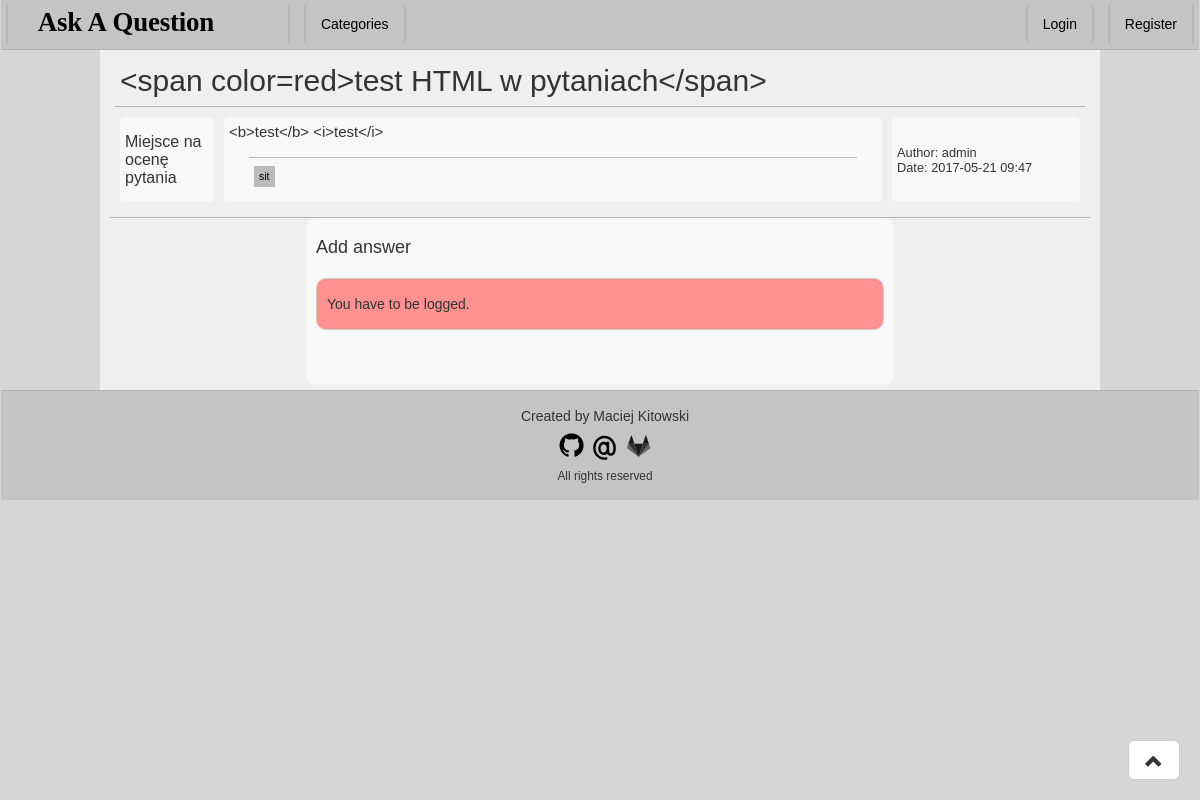
The page /question/80 on the database as committed earlier.
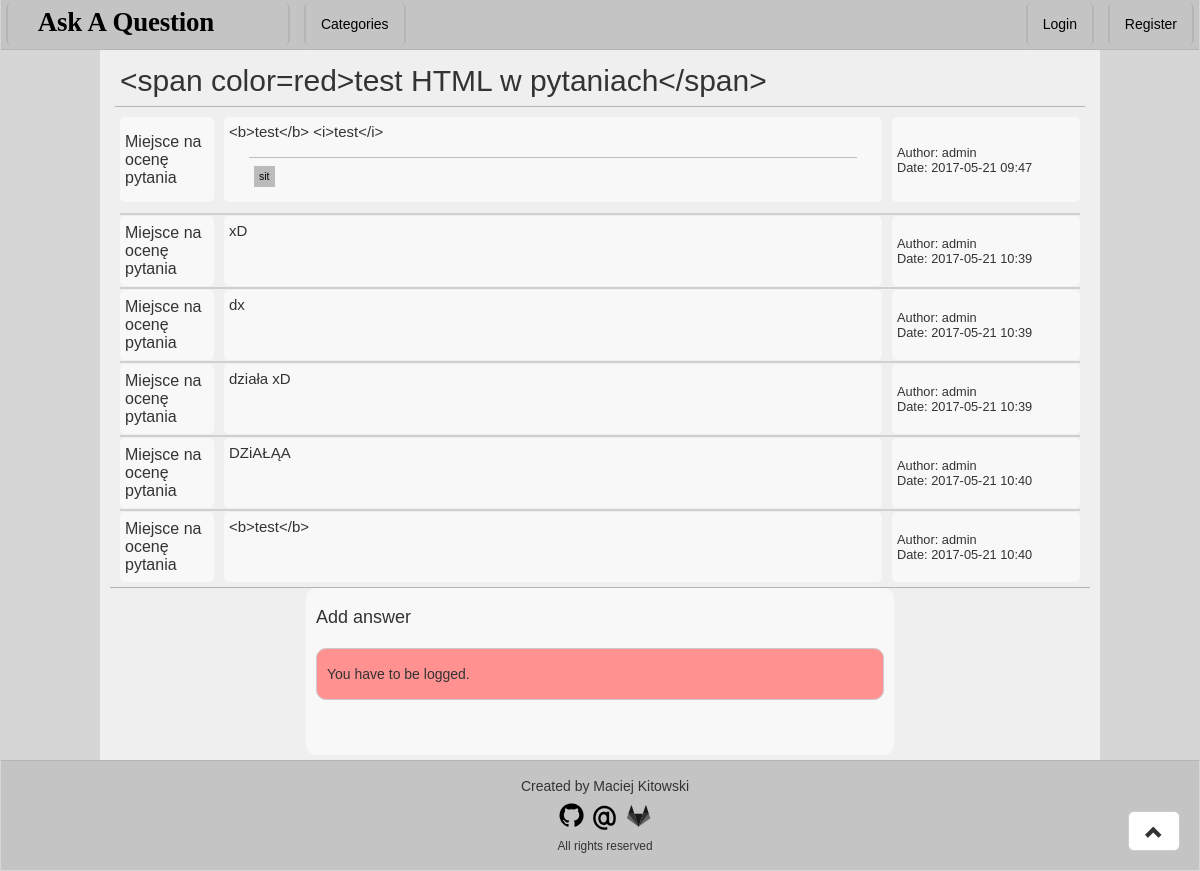
The same page on the database as committed later.
### Question/models.py (models this page shows, shortened)
class Question(models.Model):
    author = models.ForeignKey(User)
    title = models.CharField('Title', max_length = 255)
    askDate = models.DateTimeField('Ask Date', auto_now_add=True)
    content = models.TextField('Content')
    views = models.PositiveIntegerField('Views', default=0)
    votes = models.IntegerField('Votes', default=0)
    categories = models.ManyToManyField(Category, verbose_name = 'Categories', blank = True)
    answers = models.ManyToManyField(Answer, verbose_name = 'Answers', blank = True)
    class Meta:
        verbose_name = 'Question'
        verbose_name_plural = 'Questions'

class Category(models.Model):
    name = models.SlugField('Name')
    class Meta:
        verbose_name = 'Category'
        verbose_name_plural = 'Categories'
    def __unicode__(self):
        return self.name
    def countReferences(obj):
        return Question.objects.filter(categories__in=[obj]).count()
    countReferences.short_description = 'References'

class Answer(models.Model):
    author = models.ForeignKey(User)
    answerDate = models.DateTimeField('Answer Date', auto_now_add=True)
    content = models.TextField('Content')
    votes = models.IntegerField('Votes', default=0)
    class Meta:
        verbose_name = 'Answer'
        verbose_name_plural = 'Answers'

### Question/views.py (the view, shortened to what this page needs)
# urls.py: url(r'^question/(?P<pk>[\d]+)', views.QuestionView.as_view(), name='question'),
class QuestionView(generic.DetailView):
    template_name = 'question.html'
    model = models.Question
    def get_context_data(self, **kwargs):
        context = super(QuestionView, self).get_context_data(**kwargs)
        return context

### Question/templates/question.html (shortened to what this page needs)
{% extends 'base.html' %}
{% load staticfiles %}
{% block CSS %}
    <link rel="stylesheet" href="{% static 'css/question.css' %}">
{% endblock %}
{% block content %}
    <div id="question">
        <div id="title">
            {{ question.title }}
        </div>
        <table>
            <tr>
                <td class="votes">
                    Miejsce na ocenę pytania
                </td>
                <td class="content">
                    {{ question.content }}
                    <div id="questionCategories">
                        {% for cat in question.categories.all %}
                            <a href = "/category/{{ cat }}/1" class = "category">{{ cat }}</a>
                        {% endfor %}
                    </div>
                </td>
                <td class="details">
                    <div class="author"> Author: {{ question.author }} </div>
                    <div class="date"> Date: {{ question.askDate|date:'Y-m-d H:i' }} </div>
                </td>
            </tr>
        </table>
    </div>
    <div id="answers">
        {% for ans in question.answers.all %}
            <table>
                <tr>
                    <td class="votes">
                        Miejsce na ocenę pytania
                    </td>
                    <td class="content">
                        {{ ans.content }}
                    </td>
                    <td class="details">
                        <div class="author"> Author: {{ ans.author }} </div>
                        <div class="date"> Date: {{ ans.answerDate|date:'Y-m-d H:i' }} </div>
                    </td>
                </tr>
                <hr/>
            </table>
        {% endfor %}
    </div>
    <div id="answerForm">
        <h4>Add answer</h4>
        {% if user.is_authenticated %}
            <form method="post" action="">
                {% csrf_token %}
                <div class="input-group">
                    <div class="input-group-addon"><i class="glyphicon glyphicon-pencil"></i></div>
                    <textarea class="form-control" rows="2" name="answer"></textarea>
                </div>
                <div class="SubmitButton">
                    <button type="submit" class="btn btn-primary" value="login">Send</button>
                </div>
            </form>
        {% else %}
            <div class="Error"> You have to be logged.</div>
        {% endif %}
    </div>
{% endblock %}

### Question/templates/base.html (shortened to what this page needs)
{% load staticfiles %}
<html>
    <head>
        <link rel="stylesheet" href="{% static 'bootstrap/css/bootstrap.min.css' %}">
        <link rel="stylesheet" href="{% static 'css/base.css' %}">
        {% block CSS %}{% endblock %}
    </head>
    <body>
        <div id="header">
            <a href="/" class="Button"><img src="{% static 'graphics/logo.svg' %}" width="250px" height="40px"></img></a>
            <a href="/categories" class="Button"> Categories </a>
            <div id="auth">
                {% if user.is_authenticated %}
                    <small>Logged as <b>{{ user.get_username }}</b></small>
                    {% if request.user.is_staff %}
                        <a href="/admin" class="Button">Admin</a>
                    {% endif %}
                    <a href="/logout" class="Button">Logout</a>
                    {% else %}
                      <a href="/login" class="Button">Login</a>
                      <a href="/register" class="Button">Register</a>
                {% endif %}
            </div>
        </div>
        <div id="mainContent">
            {% block content %}
            {% endblock %}
        </div>
        <a href="#" class="btn btn-default btn-lg" role="button" id="backToTop"><span class="glyphicon glyphicon-chevron-up"></span></a>
        <div id="footer">
            Created by Maciej Kitowski <br/>
            <a href = "https://github.com/MaciejKitowski"><small><img src="{% static 'graphics/github.svg' %}" width="30px"></img></small></a>
            <a href = "mailto:MaciejKitowski&#64;hotmail.com"><small><img src="{% static 'graphics/email.svg' %}" width="30px"></img></small></a>
            <a href = "https://gitlab.com/Horunkan"><small><img src="{% static 'graphics/gitlab.svg' %}" width="30px"></img></small></a> <br/>
            <small>All rights reserved</small>
        </div>
    </body>
</html>

### static/css/base.css (style rules this page uses)
body { font-family: Verdana, Geneva, Tahoma, sans-serif; background-color: #D6D6D6; }
#header { height: 50px; margin: 0px 1px 0px 1px; background-color: #C4C4C4; border-bottom: 1px solid #B5B5B5; }
.Button { vertical-align: bottom; margin: 3px 5px 0px 5px; padding: 0px 15px 0px 15px; display:inline-block; height: 42px; line-height: 42px; background-color: #C4C4C4; outline: 4px solid #C4C4C4; border-bottom: 0px solid white; border-top: 0px solid white; border-left: 2px solid #B5B5B5; border-right: 2px solid #B5B5B5; color: black; text-align: center; text-decoration: none; border-radius: 5px; }
#auth { float: right; line-height: 42px; }
#mainContent { float: center; padding: 1px 10px 5px 10px; margin: 0px 100px 0px 100px; background-color: #EFEFEF; }
#mainContent table { width: 100%; }
#mainContent tr { border-bottom: 1px solid #B5B5B5; background-color: #EFEFEF; }
#mainContent td { text-align: center; height: 70px; }
#backToTop { cursor: pointer; position: fixed; bottom: 20px; right: 20px; }
#footer { padding: 15px 0px 15px 10px; margin: 0px 1px 1px 1px; background-color: #C4C4C4; border-top: 1px solid #B5B5B5; text-align: center; }

### static/css/question.css (style rules this page uses)
#question { padding-bottom: 5px; }
#title { font-size: 30px; border-bottom: 1px solid #B5B5B5; margin: 15px 5px 10px 5px; padding: 0px 5px 10px 5px; line-height: 100%; font-family: Arial, Helvetica, sans-serif; }
#mainContent table { border-collapse: separate; border-spacing: 10px 0px; }
#mainContent hr { border: 1px solid #CFCFCF; margin: 1px 10px 1px 10px; }
#mainContent td { text-align: left; border-radius: 5px; }
#mainContent td.votes { width: 10%; padding: 5px 5px 5px 5px; background-color: #F8F8F8; }
#mainContent td.content { width: 70%; font-size: 15px; line-height: 130%; padding: 5px 5px 5px 5px; background-color: #F8F8F8; vertical-align: top; }
#questionCategories { border-top: 1px solid #BBBBBB; margin: 15px 20px 5px 20px; padding: 5px 5px 5px 5px; }
#questionCategories a.category { display:inline-block; margin-top: 3px; margin-right: 2px; padding: 1px 5px 1px 5px; background-color: #BBBBBB; text-decoration: none; color: black; font-size: 70%; }
#mainContent td.details { font-size: 80%; width: 20%; padding: 5px 5px 5px 5px; background-color: #F8F8F8; }
#answers { border-bottom: 1px solid #B5B5B5; padding-top: 5px; padding-bottom: 5px; }
#answerForm { margin: 0px 20% 0px 20%; padding: 10px 10px 35px 10px; background-color: #F8F8F8; border-radius: 10px; }
.Error { padding: 0 10px 0 10px; margin: 20px auto 20px auto; line-height: 50px; background-color: #ff9191; border-radius: 10px; border: 1px solid #CBCBCB; }

Rows that differ between the two databases and show on the page:
added Answer: content "xD", author "admin", answerDate "2017-05-21 10:39"
added Answer: content "dx", author "admin", answerDate "2017-05-21 10:39"
added Answer: content "działa xD", author "admin", answerDate "2017-05-21 10:39"
added Answer: content "DZiAŁĄA", author "admin", answerDate "2017-05-21 10:40"
added Answer: content "<b>test</b>", author "admin", answerDate "2017-05-21 10:40"
